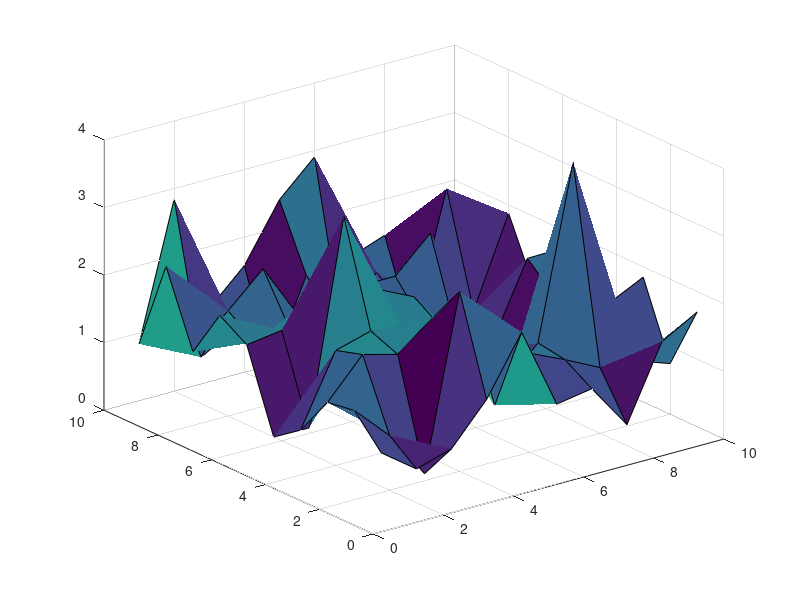

The MATLAB script that drew this image:
clc 
clear 
N=10; 
t=(1:1:N); 
for s=1:2; 
    for t=1:2; 
        for j=1:N; 
            for i=1:N; 
                v(i,j,t,s)=randn(1,1); 
            end
        end
    end
end
for t=1:2; 
    for j=1:N; 
        for i=1:N; V(i,j,t)=(v(i,j,t,1)^2+v(i,j,t,2)^2)^0.5; 
        end
    end
end
surf(V(:,:,2))
